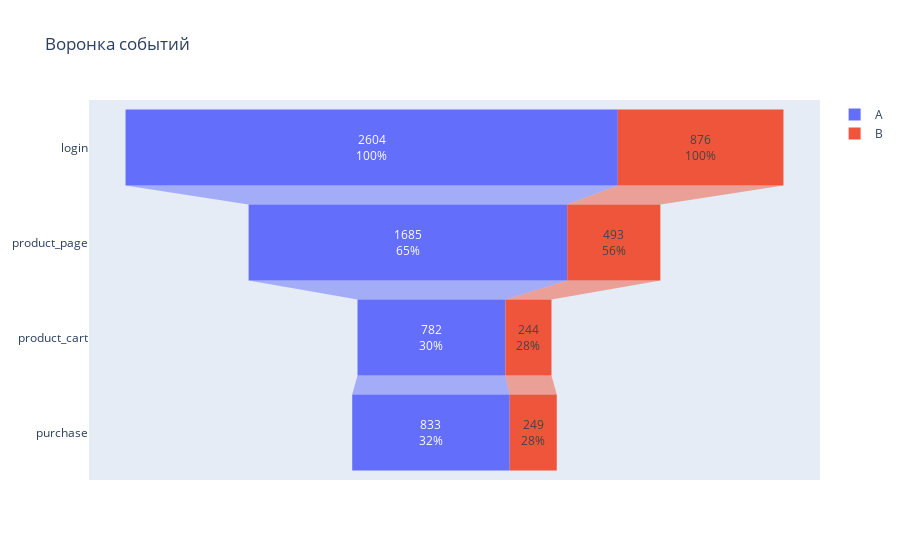

The notebook cell this image was saved under:
### Code cell
funnel_per_group = ab_test.groupby(['group', 'event_name'])\
                        .agg({'user_id': 'nunique'}).reindex(funnel, level=1).reset_index()

fig = go.Figure()

fig.add_trace(go.Funnel(
    name = 'A',
    y = funnel_per_group.loc[funnel_per_group['group'] == 'A', 'event_name'],
    x = funnel_per_group.loc[funnel_per_group['group'] == 'A', 'user_id'],
    textposition = "inside",
    textinfo = "value+percent initial"))

fig.add_trace(go.Funnel(
    name = 'B',
    y = funnel_per_group.loc[funnel_per_group['group'] == 'B', 'event_name'],
    x = funnel_per_group.loc[funnel_per_group['group'] == 'B', 'user_id'],
    textposition = "inside",
    textinfo = "value+percent initial"))

fig.update_layout(title='Воронка событий')

fig.show()

### Figure 1 — Plotly figure (JSON) as saved in the notebook; plotly's stock layout.template omitted (floating-point values rounded to 4 significant figures)
{"data": [{"name": "A", "textinfo": "value+percent initial", "textposition": "inside", "type": "funnel", "x": [2604, 1685, 782, 833], "y": ["login", "product_page", "product_cart", "purchase"]}, {"name": "B", "textinfo": "value+percent initial", "textposition": "inside", "type": "funnel", "x": [876, 493, 244, 249], "y": ["login", "product_page", "product_cart", "purchase"]}], "layout": {"title": {"text": "Воронка событий"}}}
